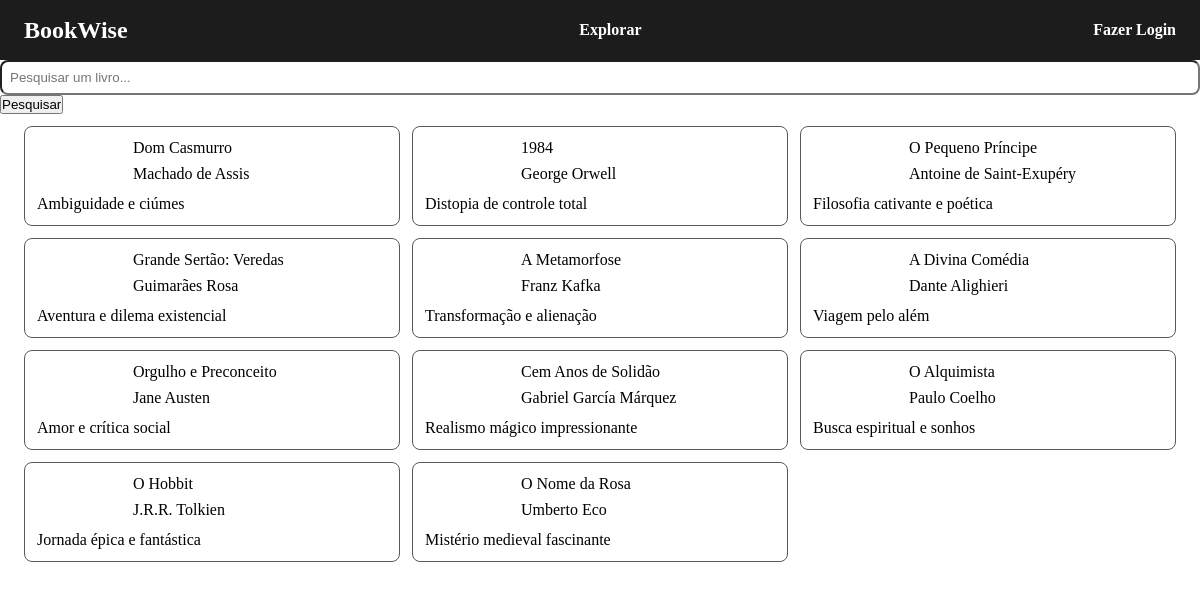
Before: / with the older database file.
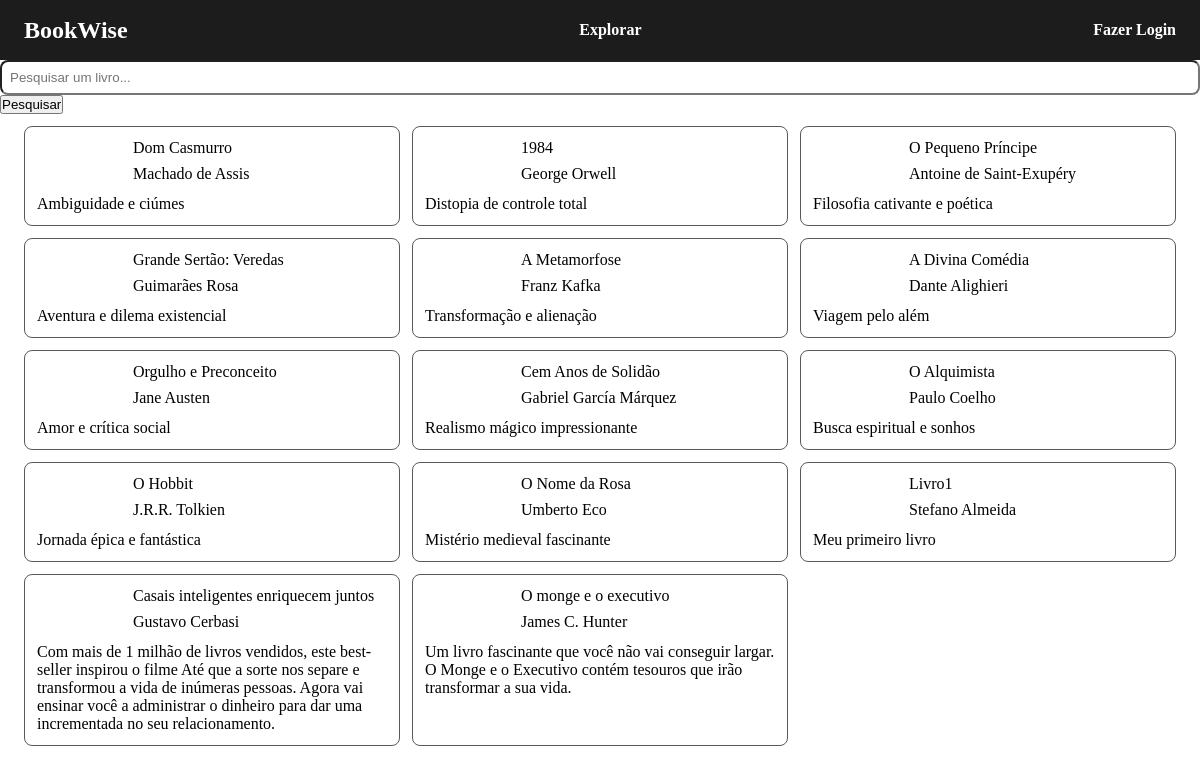
After: the same page with the newer database file.
### tables this page shows
CREATE TABLE livros (
	id integer primary key,
  titulo varchar(255),
  autor varchar(100),
  descricao text,
  usuario_id integer, imagem varchar(255),
  foreign key (usuario_id) references usuarios (id)
);

### helpers.php (called while the page is built, shortened)
<?php
function view($view, $data = []) {
    require_once "views/template/app.php";
}
function config($chave = null) {
    $config = require "config.php";
    if (strlen($chave) > 0) {
        return $config[$chave];
    }
    return $config;
}
function auth() {
    if(! isset($_SESSION['auth'])) {
        return null;
    }
    return $_SESSION['auth'];
}

### controllers/index.controller.php (called while the page is built)
<?php
$pequisar = $_REQUEST['pesquisar'] ?? '';
$livros = Livro::findAll($pequisar);
view("index", ['livros' => $livros]);

### routes.php (called while the page is built, shortened)
<?php
$controller = str_replace('/', '', parse_url($_SERVER["REQUEST_URI"], PHP_URL_PATH));
    if (!$controller) $controller = 'index';
    require_once "controllers/{$controller}.controller.php";

### index.php (called while the page is built, shortened)
<?php
require_once "models/Livro.php";
require_once "helpers.php";
require_once "database.php";
require_once "routes.php";

### config.php (called while the page is built)
<?php
return [
  "database" => [
        "driver" => "sqlite",
        "database" => "database.sqlite"
      ]
];

### database.php (called while the page is built, shortened)
<?php
class DB {
    private $connect;
    public function __construct($config)
    {
        $this->connect = new PDO($this->getDsn($config));
    }
    private function getDsn($config) {
        $driver = $config["driver"];
        unset ($config["driver"]);
        $dsn = $driver . ":" . http_build_query($config, '', ';');
        if ($driver == "sqlite") {
            $dsn = $driver . ":" . $config["database"];
        }
        return $dsn;
    }
    public function query ($query, $class = null, $params = [])
    {
        $prepare = $this->connect->prepare($query);
        if ($class) {
            $prepare->setFetchMode(PDO::FETCH_CLASS, $class);
        }
        $prepare->execute($params);
        return $prepare;
    }
}

### models/Livro.php (called while the page is built, shortened)
<?php
class Livro {
    public function query($where, $params) {
        $database = new DB(config('database'));
        return $database->query("select * from livros where $where", self::class, $params);
    }
    public static function findAll($filtro) {
        return (new self)->query('titulo like :filtro', ['filtro' => "%$filtro%"])->fetchAll();
    }
}

### views/partials/_livro.php (the view, shortened to what this page needs)
<div class="card">
    <div id="card-info">
        <div id="imagem">
        </div>
        <div>
            <a href="/livro?id=<?=$livro->id?>"><?= $livro->titulo ?></a>
            <div><?= $livro->autor ?></div>
        </div>
    </div>
    <div id="card-description">
        <p><?= $livro->descricao ?></p>
    </div>
</div>

### views/template/app.php (shortened to what this page needs)
<!doctype html>
<html lang="pt-BR">
<head>
    <link rel="stylesheet" href="./styles.css">
</head>
<body>
    <header>
        <nav>
            <div id="logo">BookWise</div>
            <ul id="menu-livros">
                <li><a href="/">Explorar</a></li>
            </ul>
            <ul>
                <?php if (auth()) : ?>
                    <li><a href="/logout">Oi, <?= auth()->nome ?></a></li>
                <?php else : ?>
                    <li><a href="/login">Fazer Login</a></li>
                <?php endif ?>
            </ul>
        </nav>
    </header>
    <main>
        <?php require_once "views/{$view}.view.php"; ?>
    </main>
    </head>
</body>
</html>

### views/index.view.php
<form action="" id="">
    <input type="text" name="pesquisar" placeholder="Pesquisar um livro...">
    <button type="submit">Pesquisar</button>
</form>
<section>
    <?php foreach ($livros as $livro) {
        require 'partials/_livro.php';
    } ?>
</section>

### styles.css (style rules this page uses)
* { margin: 0; padding: 0; box-sizing: border-box; }
header > nav { width: 100%; height: 60px; padding: 12px 24px; background-color: #1C1C1C; color: white; font-weight: bold; display: flex; align-items: center; justify-content: space-between; }
#logo { font-size: 24px; }
#menu-livros { display: flex; align-items: center; gap: 12px; }
nav > ul { list-style: none; }
nav > ul > li > a { text-decoration: none; color: white; transition: color .6s; }
input { width: 100%; padding: 8px; border-radius: 8px; color: #5a5858; }
section { padding: 12px 24px; display: grid; grid-template-columns: 1fr 1fr 1fr; gap: 12px; }
.card { display: flex; flex-direction: column; border: 1px solid #5a5858; padding: 12px; border-radius: 8px; }
.card a { color: black; text-decoration: none; transition: color .6s; }
#card-info { display: flex; gap: 16px; }
#card-info div:nth-child(even) { display: flex; flex-direction: column; gap: 8px; }
#card-description { margin-top: 12px; }
#imagem { width: 80px; border-radius: 8px; overflow: hidden; }

Changed rows visible on the page:
added livros: titulo "Livro1", autor "Stefano Almeida", descricao "Meu primeiro livro"
added livros: titulo "Casais inteligentes enriquecem juntos", autor "Gustavo Cerbasi", descricao "Com mais de 1 milhão de livros vendidos, este best-seller inspirou o filme Até que a sorte nos separe e transformou a vida de inúmeras pessoas. Agora vai ensinar você a administrar o dinheiro para dar uma incrementada no seu relacionamento."
added livros: titulo "O monge e o executivo", autor "James C. Hunter", descricao "Um livro fascinante que você não vai conseguir largar. O Monge e o Executivo contém tesouros que irão transformar a sua vida."
